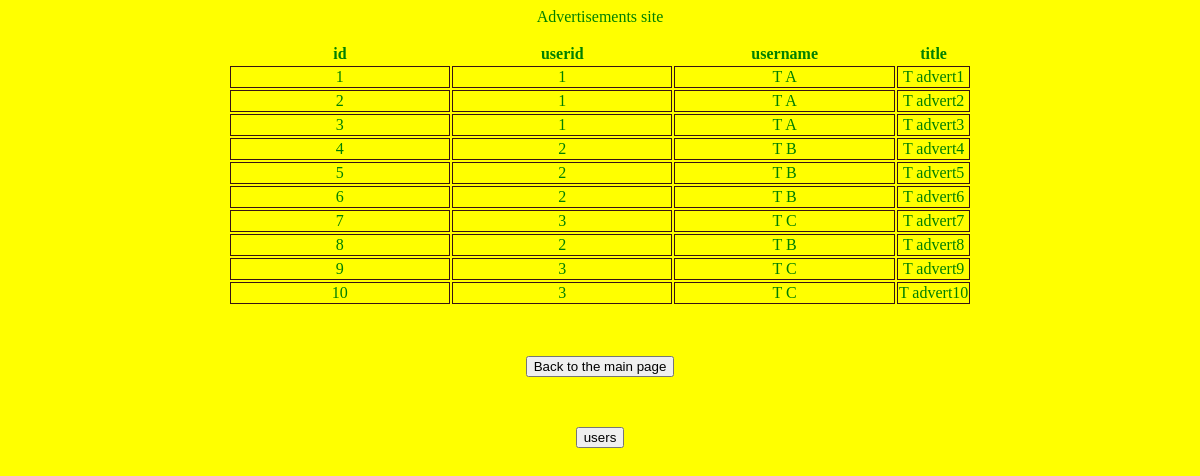
Screenshot of /view/AdvertisementView.php with the database file from the repository.
### tables this page shows
CREATE TABLE advertisements (
    id int NOT NULL PRIMARY KEY AUTO_INCREMENT,
    userid int,
    title varchar(255) NOT NULL,
    FOREIGN KEY (userid) REFERENCES users(id)
);

CREATE TABLE users (
    id int NOT NULL PRIMARY KEY AUTO_INCREMENT, 
    name varchar(100) NOT NULL
);

### model/Database.php (called while the page is built)
<?php
class Database
{
	public static $host = "127.0.0.1";
    public static $dbName = "sample";
    public static $username = "root";
    public static $password = "";
    private static function connect(){
        try{
            $pdo = new PDO("mysql:host=".self::$host.";dbname=".self::$dbName.";charset=utf8",self::$username,self::$password);
            $pdo->setAttribute(PDO::ATTR_ERRMODE,PDO::ERRMODE_EXCEPTION);
            return $pdo;
        }catch (PDOException $e){
            echo "Connection failed: ". $e->getMessage();
        }
    }
	public static function query($query,$params = []){
	        if(self::connect() != null){
	            $statement = self::connect()->prepare($query);
	            $statement->execute($params);
	            if (explode(' ',$query)[0] == 'SELECT'){
	                $data = $statement->fetchAll();
	                return $data;
	            }
	        }
	        else{
	            return [];
	        }
	    }
}

### controller/AdvertisementController.php (called while the page is built, shortened)
<?php
class AdvertisementController extends Controller
{
    public static function getAll(){
        $adList = [];
        foreach (self::query(self::SELECT_ALL) as $ad){
            $user = new UserModel($ad[2], $ad[1]);
            $adList[] = new AdvertisementModel($ad[0],$user,$ad[3]);
        }
        return $adList;
    }
}

### model/AdvertisementModel.php (called while the page is built, shortened)
<?php
class AdvertisementModel{
    private $id;
    private $user;
    private $title;
    public function __construct($id, $user, $title)
    {
        $this->id = $id;
        $this->user = $user;
        $this->title = $title;
    }
    public function getId()
    {
        return $this->id;
    }
    public function getUser()
    {
        return $this->user;
    }
    public function getTitle()
    {
        return $this->title;
    }
}

### model/UserModel.php (called while the page is built, shortened)
<?php
class UserModel{
    private $id;
    private $name;
    public function __construct($id, $name)
    {
        $this->id = $id;
        $this->name = $name;
    }
    public function getId()
    {
        return $this->id;
    }
    public function getName()
    {
        return $this->name;
    }
}

### view/AdvertisementView.php (the view)
<html>
<head>
<link rel="stylesheet" href="/view/cs.css" >
</head>
<body>
<div><p>Advertisements site</p></div>
<?php
$controller = new AdvertisementController();
$list = $controller -> getAll() ;
?>
<table align="center">
    <tr>
        <th>id</th>
        <th>userid</th>
        <th>username</th>
        <th>title</th>
    </tr>
    <?php
    foreach ($list as $item){
        ?>
        <tr>
            <td><?php echo $item->getId(); ?></td>
            <td><?php echo $item->getUser()->getId(); ?></td>
            <td><?php echo $item->getUser()->getName(); ?></td>
            <td><?php echo $item->getTitle(); ?></td>
        </tr>
        <?php
    }
    ?>
</table>
<div class='buttonwrapper'><a class='leftbutton' href='./'><button> Back to the main page </button></a></div>
<div class='buttonwrapper'><a class='rightbutton' href='user'><button> users </button></a></div>
</body>
</html>

### view/cs.css (style rules this page uses)
body { background-color: yellow; color:green; text-align: center; }
tr,td { position: static; width:30%; border: 1px solid rgb(56, 20, 20); text-align: center; }
.buttonwrapper { text-align: center; margin: 50; }

### rows the page displays
advertisements: id "1", userid "1", userid.name "T A", title "T advert1"
advertisements: id "2", userid "1", userid.name "T A", title "T advert2"
advertisements: id "3", userid "1", userid.name "T A", title "T advert3"
advertisements: id "4", userid "2", userid.name "T B", title "T advert4"
advertisements: id "5", userid "2", userid.name "T B", title "T advert5"
advertisements: id "6", userid "2", userid.name "T B", title "T advert6"
advertisements: id "7", userid "3", userid.name "T C", title "T advert7"
advertisements: id "8", userid "2", userid.name "T B", title "T advert8"
advertisements: id "9", userid "3", userid.name "T C", title "T advert9"
advertisements: id "10", userid "3", userid.name "T C", title "T advert10"
